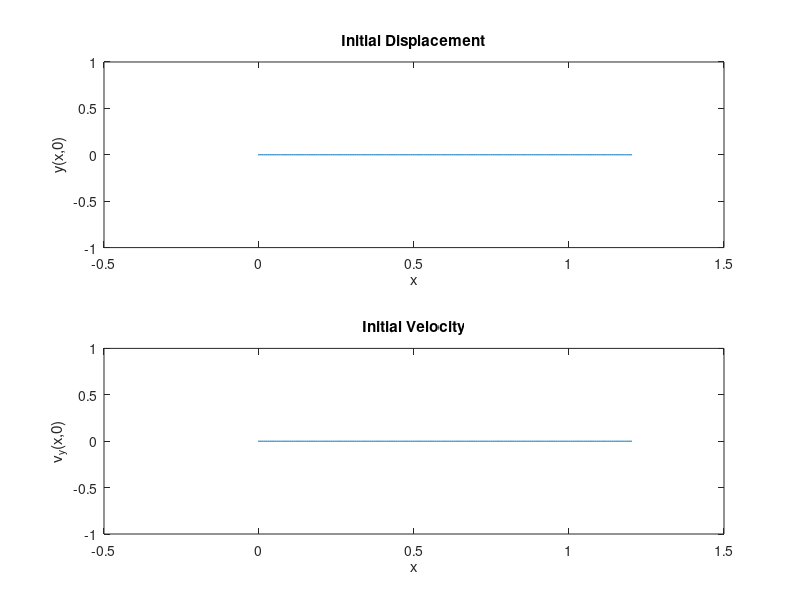

The MATLAB source for this figure:
% Staggered Leapfrog Script Template
clear;close all;

% Set the values for parameters
L=1.2;
T=127;
xmin=0;
xmax=L;
gam=50;
mu=.003;
omega=1080;
c=sqrt(T/mu); % wave speed

% build a cell-centered grid with N=200 cells
% on the interval x=0 to x=L, with L=1
N=200;
J=2:N+1;
h=(xmax-xmin)/(N);
x=xmin-h/2:h:xmax+h/2;
f=zeros(size(x));
for tempx=1:length(x)
    if (.8 <= x(tempx) && x(tempx) <=1)
    f(tempx)=.73;
    end;
end;

% define the initial displacement and velocity vs. x
y = zeros(1,length(x));
vy = y;

% Choose a time step (Suggest that it is no larger than taulim)
taulim=h/c;
fprintf(' Courant time step limit %g \n',taulim);
tau=input(' Enter the time step - ');

% Get the initial value of yold from the initial y and vy
%yold(J)=(2+gam*tau)/(2*gam*tau)*(-2*tau*vy(J)+(1/(2+gam*tau)*(4*y(J)+2*c^2*tau^2/(h^2)*(y(J+1)-2*y(J)+y(J-1)))));
yold(J)=0*J;

% Apply the boundary conditions for yold(1) and yold(N+2)
yold(1)=-yold(2);
yold(N+2)=-yold(N+1);

% plot the initial conditions and pause to look at them
subplot(2,1,1)
plot(x,y)
xlabel('x');ylabel('y(x,0)');title('Initial Displacement')
subplot(2,1,2)
plot(x,vy)
xlabel('x');ylabel('v_y(x,0)');title('Initial Velocity')
pause;

% Choose how long to run and when to plot
tfinal=input(' Enter tfinal - ');
skip=input(' Enter # of steps to skip between plots (faster) - ');
nsteps=tfinal/tau;

% here is the loop that steps the solution along
times=(1:nsteps)*tau;
%times=times*tau;
amps=zeros(size(times));
figure  % open a new frame for the animation
for n=1:nsteps
   time=n*tau;  % compute the time

   % Use leapfrog and the boundary conditions to load ynew with y
   % at the next time step using y and yold, i.e., ynew(2:N+1)=...
   % Be sure to use colon commands so it will run fast.
   % ynew(J)=1/(2+gam*tau)*(4*y(J)-2*yold(J)+gam*tau*yold(J)+2*c^2*tau^2/(h^2)*(y(J+1)-2*y(J)+y(J-1)));
   ynew(J)=1/(2+gam*tau)*(4*y(J)-2*yold(J)+gam*tau*yold(J)+2*c^2*tau^2/(h^2)*(y(J+1)-2*y(J)+y(J-1))+2*f(J)/mu*tau^2*cos(time*omega));
%ynew(J)=(mu*(2*c^2*y(J+1)-2*y(J)+y(J-1)*tau^2+h^2*(4*y(J)-2*yold(J)+yold(J)*gam*tau))+2*f(J)*h^2*tau^2*cos(time*omega))/(h^2*mu*(2+gam*tau));
ynew(1)=-ynew(2);
ynew(N+2)=-ynew(N+1);

   %update yold and y
   yold=y;y=ynew;

% make plots every skip time steps
   if mod(n,skip)==0
      plot(x,y,'b-')
      xlabel('x');ylabel('y');
      title(['Staggered Leapfrog Wave: time=' num2str(time)])
      axis([min(x) max(x) -5*10^-4 5*10^-4]);
      pause(.1)
   end
   amps(n)=max(abs(ynew));
end
%plot(times,amps,'b-');
%title('Max Amplitude vs. Time');
